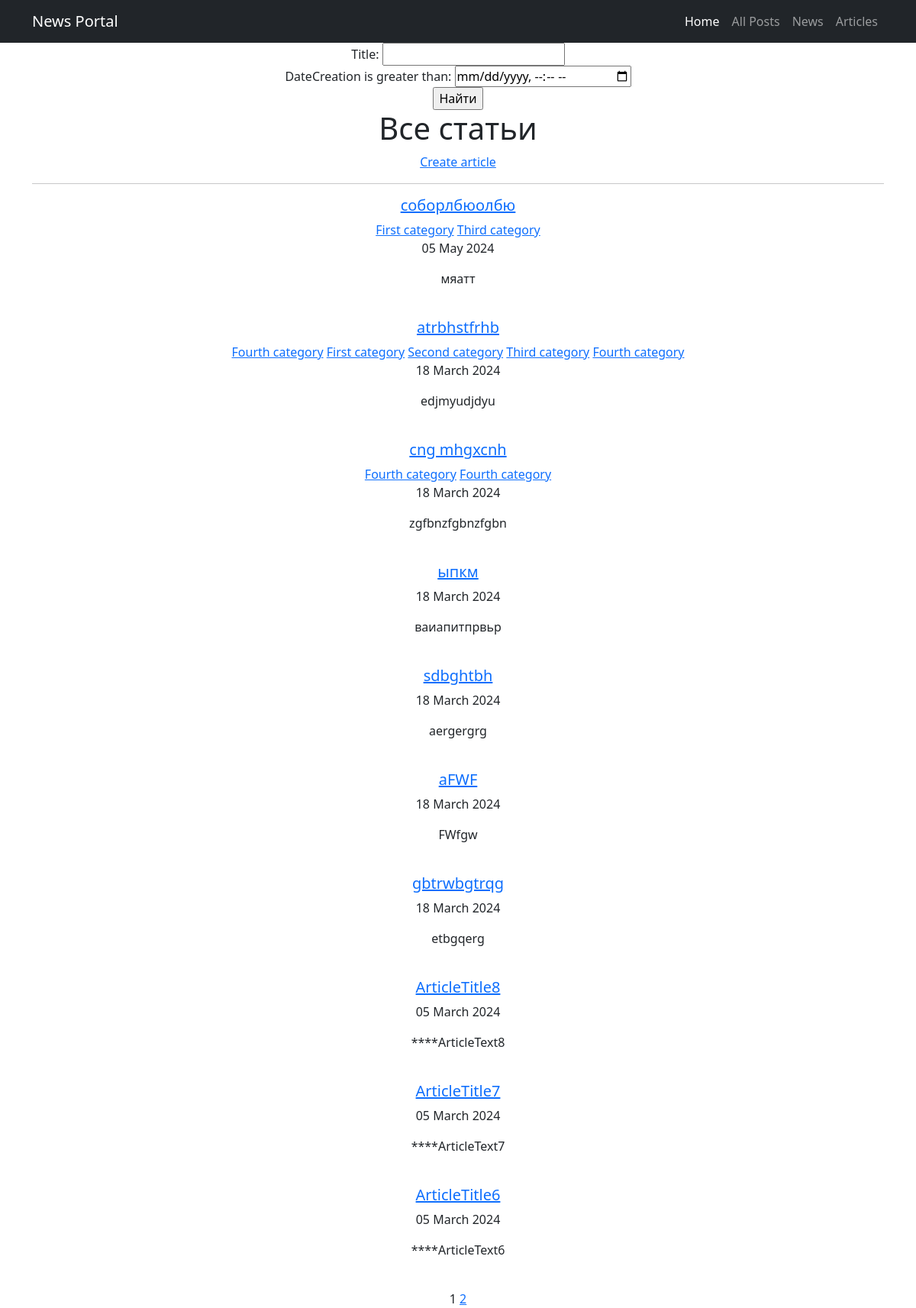
Screenshot of /articles/ (signed in) with the database file from the repository.
### news/models.py (models this page shows, shortened)
class Post(models.Model):
    NEWS = 'NW'
    ARTICLE = 'AR'
    CATEGORY_CHOICES = [
        (NEWS, 'Новость'),
        (ARTICLE, 'Статья')
    ]
    author = models.ForeignKey(Author, on_delete=models.CASCADE)
    categoryType = models.CharField(max_length=2, choices=CATEGORY_CHOICES, default=ARTICLE)
    dateCreation = models.DateTimeField(auto_now_add=True)
    postCategory = models.ManyToManyField(Category, through='PostCategory')
    title = models.CharField(max_length=128)
    text = models.TextField()
    rating = models.SmallIntegerField(default=0)

class Category(models.Model):
    name = models.CharField(max_length=128, unique=True)
    subscribers = models.ManyToManyField(User, related_name='categories')

### news/views.py (the view)
# urls.py: path('articles/', ArticlesList.as_view(), name='article_list'),
class ArticlesList(FilteredListView):
    model = Post
    queryset = Post.objects.filter(categoryType="AR").order_by('-dateCreation')
    filter_class = PostFilter
    template_name = 'articles.html'
    context_object_name = 'articles'

### news/templatetags/custom_filters.py (called while the page is built)
@register.filter()
def censor(value):
    for word in CENSOR_WORDS:
        pattern = re.compile(re.escape(word), re.IGNORECASE)
        value = pattern.sub(lambda x: '*' * len(x.group()), value)
    return value

### news/views.py (called while the page is built)
    def get_queryset(self):
        queryset = super().get_queryset()
        self.filterset = self.filter_class(self.request.GET, queryset)
        return self.filterset.qs

    def get_context_data(self, **kwargs):
        context = super().get_context_data(**kwargs)
        context['filterset'] = self.filterset
        return context

### templates/articles.html (shortened to what this page needs)
{% extends 'flatpages/default.html' %}
{% load custom_filters %}
{% block content %}
    {% with 'flatpages/filters_form.html' as template_name %}
        {% include template_name %}
    {% endwith %}
    <h1>Все статьи</h1>
    {% if perms.news.add_post %}
        {% with 'create_post_link.html' as template_name %}
            {% include template_name %}
        {% endwith %}
    {% endif %}
    <hr>
    {% if articles %}
           {% for article in articles %}
                <div>
                    <a href="{% url 'article_detail' pk=article.id %}">
                        <h5>{{ article.title|censor }}</h5>
                    </a>
                     {% for category in article.postCategory.all %}
                        <a href="{% url 'category_list' category.id %}">{{category.name}}</a>
                    {% endfor %}
                    <p>{{ article.dateCreation|date:"d F Y"}}</p>
                    <p>{{ article.text|censor|truncatechars:20 }}</p>
                </div>
                <br>
           {% endfor %}
    {% else %}
       <h2>Станей нет!</h2>
    {% endif %}
    {% with 'flatpages/paginate.html' as template_name %}
        {% include template_name %}
    {% endwith %}
{% endblock content %}

### rows the page displays
Post: title|censor "соборлбюолбю", dateCreation "05 May 2024", text|censor "мяатт"
Category: name "First category"
Category: name "Third category"
Post: title|censor "atrbhstfrhb", dateCreation "18 March 2024", text|censor "edjmyudjdyu"
Category: name "Fourth category"
Category: name "Second category"
Post: title|censor "cng mhgxcnh", dateCreation "18 March 2024", text|censor "zgfbnzfgbnzfgbn"
Post: title|censor "ыпкм", dateCreation "18 March 2024", text|censor "ваиапитпрвьр"
Post: title|censor "sdbghtbh", dateCreation "18 March 2024", text|censor "aergergrg"
Post: title|censor "aFWF", dateCreation "18 March 2024", text|censor "FWfgw"
Post: title|censor "gbtrwbgtrqg", dateCreation "18 March 2024", text|censor "etbgqerg"
Post: title|censor "ArticleTitle8", dateCreation "05 March 2024", text|censor "****ArticleText8"
Post: title|censor "ArticleTitle7", dateCreation "05 March 2024", text|censor "****ArticleText7"
Post: title|censor "ArticleTitle6", dateCreation "05 March 2024", text|censor "****ArticleText6"

### other values shown
{{ filterset.form.title.label_tag }} "Title:"
{{ filterset.form.dateCreation.label_tag }} "DateCreation is greater than:"
{{ page_obj.number }} "1"
{{ page_obj.next_page_number }} "2"
